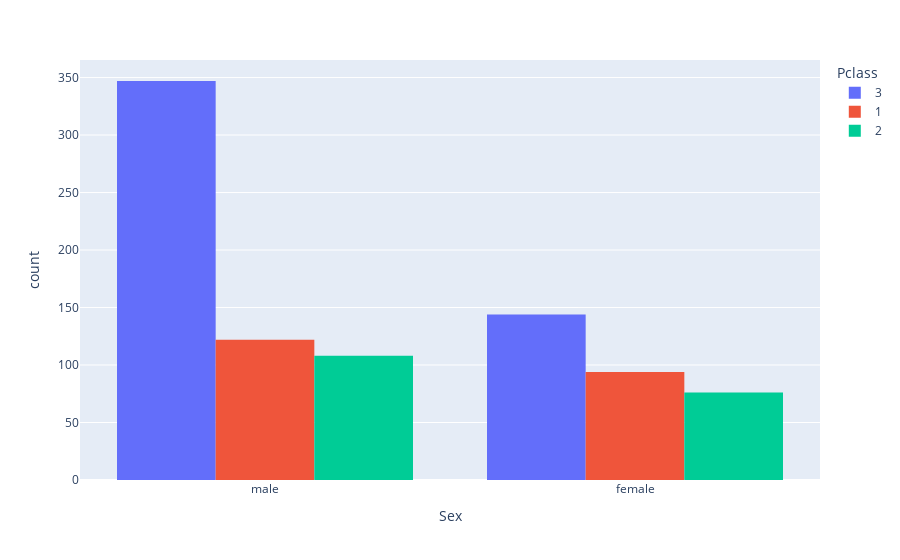

Notebook source saved alongside this figure:
### Code cell
import plotly.express as px
fig = px.histogram(titanic_df, x="Sex", color="Pclass", barmode="group")
fig.show()

### Figure 1 — Plotly figure (JSON) as saved in the notebook; plotly's stock layout.template omitted (floating-point values rounded to 4 significant figures; data arrays with more than 128 entries replaced by an {"elided": "..."} marker saying what was removed)
{"data": [{"alignmentgroup": "True", "bingroup": "x", "hovertemplate": "Pclass=3<br>Sex=%{x}<br>count=%{y}<extra></extra>", "legendgroup": "3", "marker": {"color": "#636efa", "pattern": {"shape": ""}}, "name": "3", "offsetgroup": "3", "orientation": "v", "showlegend": true, "type": "histogram", "x": {"elided": "491 str values"}, "xaxis": "x", "yaxis": "y"}, {"alignmentgroup": "True", "bingroup": "x", "hovertemplate": "Pclass=1<br>Sex=%{x}<br>count=%{y}<extra></extra>", "legendgroup": "1", "marker": {"color": "#EF553B", "pattern": {"shape": ""}}, "name": "1", "offsetgroup": "1", "orientation": "v", "showlegend": true, "type": "histogram", "x": {"elided": "216 str values"}, "xaxis": "x", "yaxis": "y"}, {"alignmentgroup": "True", "bingroup": "x", "hovertemplate": "Pclass=2<br>Sex=%{x}<br>count=%{y}<extra></extra>", "legendgroup": "2", "marker": {"color": "#00cc96", "pattern": {"shape": ""}}, "name": "2", "offsetgroup": "2", "orientation": "v", "showlegend": true, "type": "histogram", "x": {"elided": "184 str values"}, "xaxis": "x", "yaxis": "y"}], "layout": {"barmode": "group", "legend": {"title": {"text": "Pclass"}, "tracegroupgap": 0}, "margin": {"t": 60}, "xaxis": {"anchor": "y", "domain": [0, 1], "title": {"text": "Sex"}}, "yaxis": {"anchor": "x", "domain": [0, 1], "title": {"text": "count"}}}}
